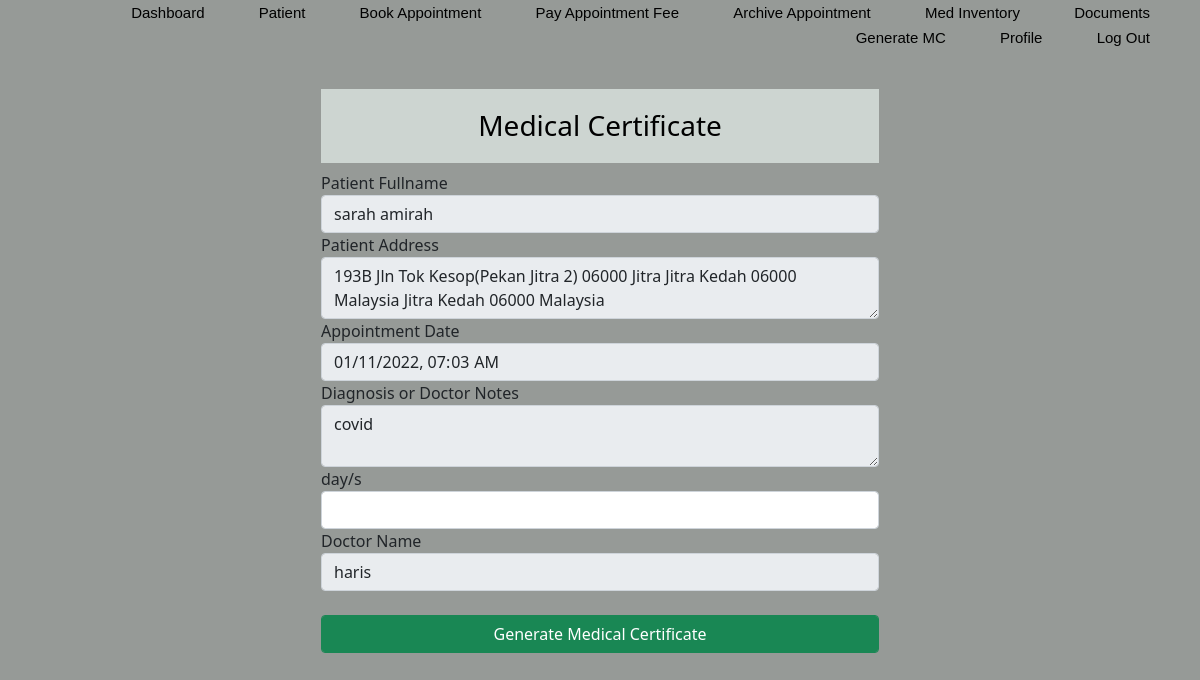
/Clinic/mc_patient.php?APP_ID=70, run on the app's committed database.
### tables this page shows
CREATE TABLE `appointment` (
  `APP_ID` int(11) NOT NULL,
  `EMP_ID` int(11) NOT NULL,
  `PAT_ID` int(11) NOT NULL,
  `START_TIME` timestamp NOT NULL DEFAULT current_timestamp(),
  `END_TIME` timestamp NULL DEFAULT current_timestamp(),
  `APP_MED` varchar(1000) NOT NULL,
  `APP_DETAIL` varchar(1000) DEFAULT NULL,
  `TOTAL_COST` float DEFAULT NULL,
  `AMOUNT_PAID` float DEFAULT NULL
);

CREATE TABLE `patient` (
  `PAT_ID` int(11) NOT NULL,
  `PAT_NAME` varchar(200) NOT NULL,
  `PAT_PHONE` int(200) NOT NULL,
  `PAT_EMAIL` varchar(200) NOT NULL,
  `PAT_ADDRESS` varchar(200) NOT NULL
);

CREATE TABLE `employee` (
  `EMP_ID` int(11) NOT NULL,
  `EMP_FULLNAME` varchar(200) NOT NULL,
  `EMP_USERNAME` varchar(200) NOT NULL,
  `EMP_PASSWORD` varchar(200) NOT NULL,
  `EMP_PHONE` int(200) NOT NULL,
  `EMP_EMAIL` varchar(200) NOT NULL,
  `EMP_POS` varchar(10) NOT NULL
);

### Clinic/mc_patient.php (the view, shortened to what this page needs)
<?php
   include('connect.php');
?>
<html>
   <head>
      <?php include('header.php');?>
      <link rel="stylesheet" href="style.css">
   </head>
   <body id="body">
     <?php
     $APP_ID = $_REQUEST['APP_ID'];
     $query = $conn->query("SELECT * FROM employee NATURAL JOIN appointment NATURAL JOIN patient WHERE APP_ID = '$APP_ID'");
     while($fetch = $query->fetch_assoc()){
      ?>
<div class="container">
  <div class="col-md-12 d-flex justify-content-center">
    <div class="col-md-6 ">
      <br>
      <h3 id="myHeader">Medical Certificate</h3>
      <form method="post" action="Generate_MC_patient.php">
        <label>Patient Fullname</label>
        <input type="text" name="PAT_NAME" class="form-control" value="<?php echo $fetch["PAT_NAME"]; ?>" readonly>
        <label>Patient Address</label>
        <textarea name="PAT_ADDRESS" class="form-control" value="<?php echo $fetch["PAT_ADDRESS"]; ?>" readonly><?php echo $fetch["PAT_ADDRESS"]; ?></textarea>
        <label>Appointment Date</label>
        <input type="datetime-local" name="END_TIME" class="form-control" value="<?php echo $fetch["END_TIME"]; ?>"readonly>
        <label>Diagnosis or Doctor Notes</label>
        <textarea name="APP_DETAIL" value="<?php echo $fetch["APP_DETAIL"]; ?>" class="form-control" readonly><?php echo $fetch["APP_DETAIL"]; ?></textarea>
        <label>day/s</label>
        <input type="number" name="day" class="form-control" required>
        <label>Doctor Name</label>
        <input type="text" name="EMP_FULLNAME" value="<?php echo $fetch["EMP_FULLNAME"]; ?>"  class="form-control" readonly>
         <?php  }  ?>
        <br>
        <input type="submit" name="create" class="btn btn-success btn-block form-control" value="Generate Medical Certificate">
      </form>
    </div>
  </div>
</div>
   </body>
</html>

### Clinic/style.css (style rules this page uses)
* { margin: 0; padding: 0; box-sizing: border-box; }

### Clinic/Header.php (style rules this page uses)
#myHeader { background-color: #CDD5D1; color: black; padding: 20px; text-align: center; }

### Clinic/mc_patient.php (style rules this page uses)
body { background-color: #969A97; }

### data on the page
appointment: PAT_NAME "sarah amirah", PAT_ADDRESS "193B Jln Tok Kesop(Pekan Jitra 2) 06000 Jitra Jitra Kedah 06000 Malaysia Jitra Kedah 06000 Malaysia", END_TIME "01/11/2022 07:03", APP_DETAIL "covid", EMP_FULLNAME "haris"
